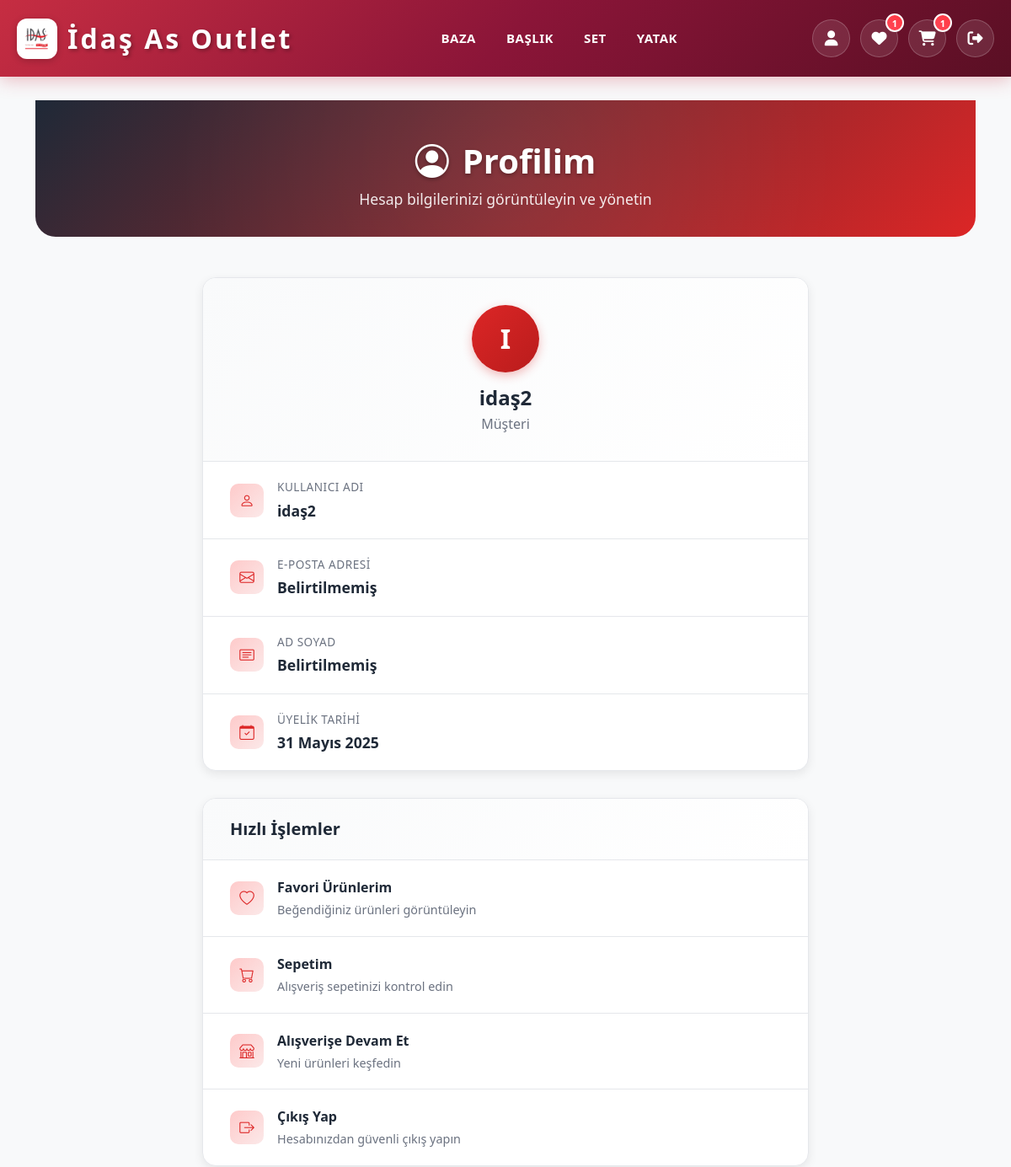
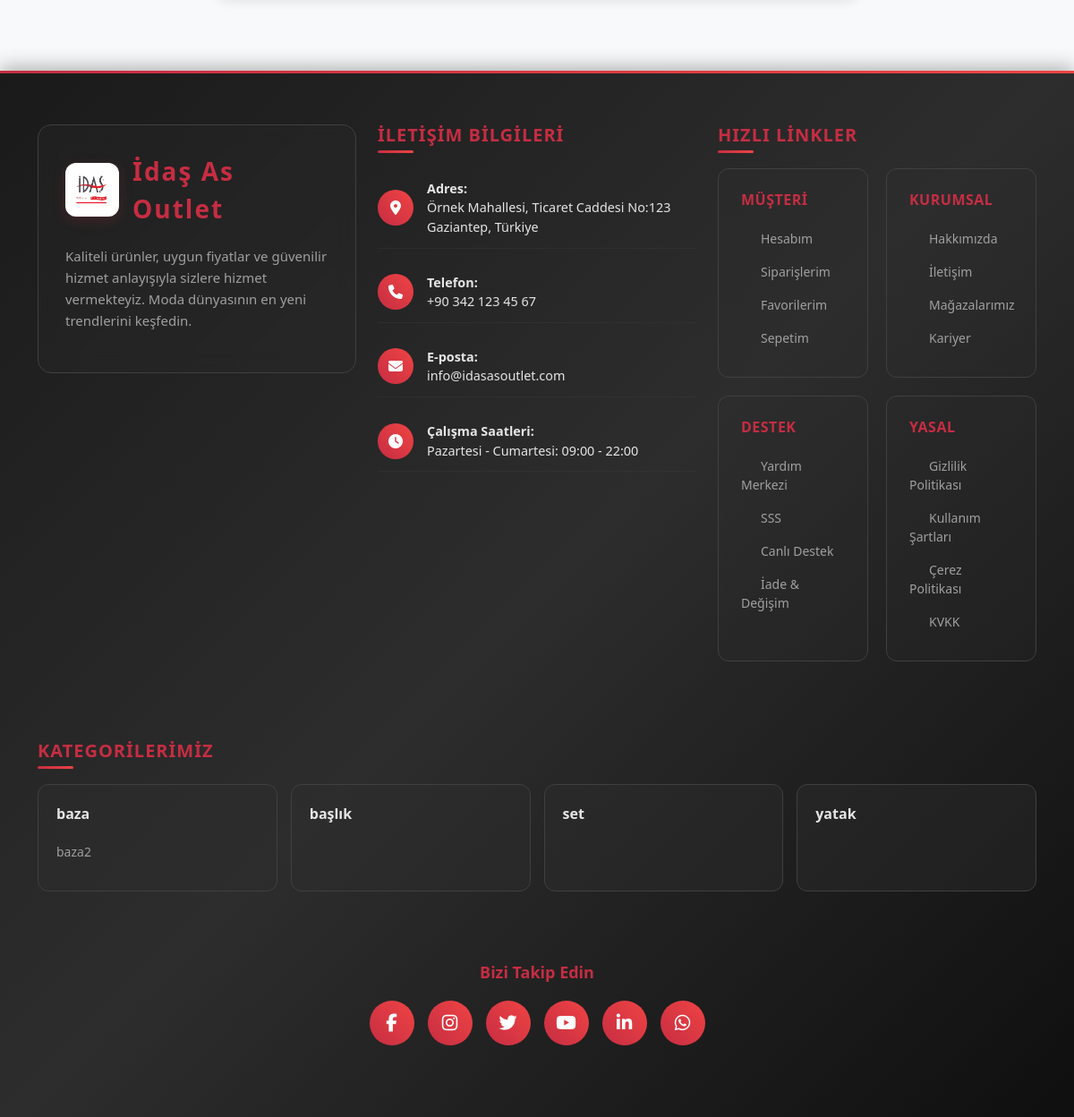
Screenshot of /users/profile/ (signed in) with the database file from the repository (2 pictures, top to bottom).
### catalog/models.py (models this page shows, shortened)
class Category(models.Model):
    name        = models.CharField(max_length=100, verbose_name="Kategori Adı")
    slug        = models.SlugField(max_length=120, unique=True, verbose_name="Slug")
    parent      = models.ForeignKey(
        'self',
        related_name='children',
        on_delete=models.CASCADE,
        null=True,
        blank=True
    )
    is_active   = models.BooleanField(default=True)
    class Meta:
        verbose_name = "Kategori"
        verbose_name_plural = "Kategoriler"
        ordering = ['name']
    def get_absolute_url(self):
        return reverse('category_detail', args=[self.slug])

### users/views.py (the view)
# urls.py: path('profile/', views.ProfileView.as_view(), name='profile'),
class ProfileView(LoginRequiredMixin, TemplateView):
    template_name = 'users/profile.html'
    login_url = reverse_lazy('login')

### users/templates/users/profile.html (shortened to what this page needs)
{% extends 'base.html' %}
{% block content %}
<div class="page-header">
    <div class="container">
        <h1 class="page-title">
            <i class="bi bi-person-circle me-3"></i>Profilim
        </h1>
        <p class="page-subtitle">Hesap bilgilerinizi görüntüleyin ve yönetin</p>
    </div>
</div>
<div class="container">
    <div class="row justify-content-center">
        <div class="col-lg-8">
            <div class="profile-card">
                <div class="profile-header">
                    <div class="profile-avatar">
                        {{ user.first_name|first|default:user.username|first|upper }}{{ user.last_name|first|upper|default:"" }}
                    </div>
                    <h2 class="profile-name">
                        {% if user.get_full_name %}
                            {{ user.get_full_name }}
                        {% else %}
                            {{ user.username }}
                        {% endif %}
                    </h2>
                    <p class="profile-role">Müşteri</p>
                </div>
                <div class="profile-info">
                    <div class="info-item">
                        <div class="info-icon">
                            <i class="bi bi-person"></i>
                        </div>
                        <div class="info-content">
                            <p class="info-label">Kullanıcı Adı</p>
                            <p class="info-value">{{ user.username }}</p>
                        </div>
                    </div>
                    <div class="info-item">
                        <div class="info-icon">
                            <i class="bi bi-envelope"></i>
                        </div>
                        <div class="info-content">
                            <p class="info-label">E-posta Adresi</p>
                            <p class="info-value">{{ user.email|default:"Belirtilmemiş" }}</p>
                        </div>
                    </div>
                    <div class="info-item">
                        <div class="info-icon">
                            <i class="bi bi-card-text"></i>
                        </div>
                        <div class="info-content">
                            <p class="info-label">Ad Soyad</p>
                            <p class="info-value">
                                {% if user.get_full_name %}
                                    {{ user.get_full_name }}
                                {% else %}
                                    Belirtilmemiş
                                {% endif %}
                            </p>
                        </div>
                    </div>
                    <div class="info-item">
                        <div class="info-icon">
                            <i class="bi bi-calendar-check"></i>
                        </div>
                        <div class="info-content">
                            <p class="info-label">Üyelik Tarihi</p>
                            <p class="info-value">{{ user.date_joined|date:"d F Y" }}</p>
                        </div>
                    </div>
                </div>
            </div>
            <div class="quick-actions">
                <div class="actions-header">
                    <h3 class="actions-title">Hızlı İşlemler</h3>
                </div>
                <ul class="actions-list">
                    <li class="action-item">
                        <a href="{% url 'favorite_list' %}" class="action-link">
                            <div class="action-icon">
                                <i class="bi bi-heart"></i>
                            </div>
                            <div class="action-content">
                                <p class="action-title">Favori Ürünlerim</p>
                                <p class="action-desc">Beğendiğiniz ürünleri görüntüleyin</p>
                            </div>
                        </a>
                    </li>
                    <li class="action-item">
                        <a href="" class="action-link">
                            <div class="action-icon">
                                <i class="bi bi-cart"></i>
                            </div>
                            <div class="action-content">
                                <p class="action-title">Sepetim</p>
                                <p class="action-desc">Alışveriş sepetinizi kontrol edin</p>
                            </div>
                        </a>
                    </li>
                    <li class="action-item">
                        <a href="{% url 'home' %}" class="action-link">
                            <div class="action-icon">
                                <i class="bi bi-shop"></i>
                            </div>
                            <div class="action-content">
                                <p class="action-title">Alışverişe Devam Et</p>
                                <p class="action-desc">Yeni ürünleri keşfedin</p>
                            </div>
                        </a>
                    </li>
                    <li class="action-item">
                        <a href="{% url 'logout' %}" class="action-link">
                            <div class="action-icon">
                                <i class="bi bi-box-arrow-right"></i>
                            </div>
                            <div class="action-content">
                                <p class="action-title">Çıkış Yap</p>
                                <p class="action-desc">Hesabınızdan güvenli çıkış yapın</p>
                            </div>
                        </a>
                    </li>
                </ul>
            </div>
        </div>
    </div>
</div>
{% endblock %}

### templates/navbar.html (shortened to what this page needs)
{% load static %}
<nav class="navbar navbar-expand-lg">
    <div class="nav-container">
      <a class="navbar-brand" href="{% url 'home' %}">
        <img src="{% static 'img/idas2.png' %}" alt="Logo" width="48" height="48">
        <span class="logo-text">İdaş As Outlet</span>
      </a>
      <ul class="nav-menu" id="nav-menu">
        {% for category in menu_categories %}
          {% if category.children.all %}
            <li class="nav-item">
              <a href="{% url 'category_detail' category.slug %}"
                 class="nav-link{% if request.path == category.get_absolute_url %} active{% endif %}">
                {{ category.name }}
              </a>
            </li>
          {% else %}
            <li class="nav-item">
              <a href="{% url 'category_detail' category.slug %}"
                 class="nav-link{% if request.path == category.get_absolute_url %} active{% endif %}">
                {{ category.name }}
              </a>
            </li>
          {% endif %}
        {% endfor %}
      </ul>
      <div class="nav-icons">
        {% if user.is_authenticated %}
          <a href="{% url 'profile' %}" class="icon-btn" title="Profil">
            <i class="fas fa-user"></i>
          </a>
          <a href="{% url 'favorite_list' %}" class="icon-btn position-relative" title="Favoriler">
            <i class="fas fa-heart"></i>
            {% if favorite_count > 0 %}
              <span class="badge">{{ favorite_count }}</span>
            {% endif %}
          </a>
          <a href="{% url 'view_cart' %}" class="icon-btn position-relative" title="Sepet">
            <i class="fas fa-shopping-cart"></i>
            {% if cart_count > 0 %}
              <span class="badge">{{ cart_count }}</span>
            {% endif %}
          </a>
          <form method="post" action="{% url 'logout' %}" class="d-inline">
            <button type="submit" class="btn-link icon-btn" title="Çıkış">
              <i class="fas fa-sign-out-alt"></i>
            </button>
          </form>
        {% endif %}
      </div>
    </div>
  </nav>

### templates/footer.html (shortened to what this page needs)
 {% load static %}
  <footer class="premium-footer">
    <div class="container">
      <div class="footer-main">
        <div class="row">
          <div class="col-lg-4 col-md-6">
            <div class="company-info">
              <div class="company-logo">
                <img src="{% static 'img/idas2.png' %}" alt="İdaş As Outlet Logo">
                <div class="company-name">İdaş As Outlet</div>
              </div>
              <p class="company-description">
                Kaliteli ürünler, uygun fiyatlar ve güvenilir hizmet anlayışıyla sizlere hizmet vermekteyiz.
                Moda dünyasının en yeni trendlerini keşfedin.
              </p>
            </div>
          </div>
          <div class="col-lg-4 col-md-6">
            <div class="footer-section">
              <h5 class="footer-title">İletişim Bilgileri</h5>
              <ul class="contact-list">
                <li class="contact-item">
                  <div class="contact-icon">
                    <i class="fas fa-map-marker-alt"></i>
                  </div>
                  <div>
                    <strong>Adres:</strong><br>
                    Örnek Mahallesi, Ticaret Caddesi No:123<br>
                    Gaziantep, Türkiye
                  </div>
                </li>
                <li class="contact-item">
                  <div class="contact-icon">
                    <i class="fas fa-phone"></i>
                  </div>
                  <div>
                    <strong>Telefon:</strong><br>
                    +90 342 123 45 67
                  </div>
                </li>
                <li class="contact-item">
                  <div class="contact-icon">
                    <i class="fas fa-envelope"></i>
                  </div>
                  <div>
                    <strong>E-posta:</strong><br>
                    info@idasasoutlet.com
                  </div>
                </li>
                <li class="contact-item">
                  <div class="contact-icon">
                    <i class="fas fa-clock"></i>
                  </div>
                  <div>
                    <strong>Çalışma Saatleri:</strong><br>
                    Pazartesi - Cumartesi: 09:00 - 22:00
                  </div>
                </li>
              </ul>
            </div>
          </div>
          <div class="col-lg-4 col-md-12">
            <div class="footer-section">
              <h5 class="footer-title">Hızlı Linkler</h5>
              <div class="footer-links">
                <div class="link-group">
                  <h6 class="link-group-title">Müşteri</h6>
                  <a href="#" class="footer-link">Hesabım</a>
                  <a href="#" class="footer-link">Siparişlerim</a>
                  <a href="#" class="footer-link">Favorilerim</a>
                  <a href="#" class="footer-link">Sepetim</a>
                </div>
                <div class="link-group">
                  <h6 class="link-group-title">Kurumsal</h6>
                  <a href="#" class="footer-link">Hakkımızda</a>
                  <a href="#" class="footer-link">İletişim</a>
                  <a href="#" class="footer-link">Mağazalarımız</a>
                  <a href="#" class="footer-link">Kariyer</a>
                </div>
                <div class="link-group">
                  <h6 class="link-group-title">Destek</h6>
                  <a href="#" class="footer-link">Yardım Merkezi</a>
                  <a href="#" class="footer-link">SSS</a>
                  <a href="#" class="footer-link">Canlı Destek</a>
                  <a href="#" class="footer-link">İade & Değişim</a>
                </div>
                <div class="link-group">
                  <h6 class="link-group-title">Yasal</h6>
                  <a href="#" class="footer-link">Gizlilik Politikası</a>
                  <a href="#" class="footer-link">Kullanım Şartları</a>
                  <a href="#" class="footer-link">Çerez Politikası</a>
                  <a href="#" class="footer-link">KVKK</a>
                </div>
              </div>
            </div>
          </div>
        </div>
        {% if menu_categories %}
        <div class="row mt-5">
          <div class="col-12">
            <div class="footer-section">
              <h5 class="footer-title">Kategorilerimiz</h5>
              <div class="categories-grid">
                {% for category in menu_categories %}
                  <div class="category-card">
                    <a href="{% url 'category_detail' category.slug %}" class="category-link">
                      {{ category.name }}
                    </a>
                    {% if category.children.all %}
                      <ul class="subcategory-list">
                        {% for child in category.children.all|slice:":4" %}
                          {% if child.is_active %}
                            <li class="subcategory-item">
                              <a href="{% url 'category_detail' child.slug %}" class="subcategory-link">
                                {{ child.name }}
                              </a>
                            </li>
                          {% endif %}
                        {% endfor %}
                      </ul>
                    {% endif %}
                  </div>
                {% endfor %}
              </div>
            </div>
          </div>
        </div>
        {% endif %}
        <div class="social-media">
          <h5 class="social-title">Bizi Takip Edin</h5>
          <div class="social-icons">
            <a href="#" class="social-icon" title="Facebook" aria-label="Facebook">
              <i class="fab fa-facebook-f"></i>
            </a>
            <a href="#" class="social-icon" title="Instagram" aria-label="Instagram">
              <i class="fab fa-instagram"></i>
            </a>
            <a href="#" class="social-icon" title="Twitter" aria-label="Twitter">
              <i class="fab fa-twitter"></i>
            </a>
            <a href="#" class="social-icon" title="YouTube" aria-label="YouTube">
              <i class="fab fa-youtube"></i>
            </a>
            <a href="#" class="social-icon" title="LinkedIn" aria-label="LinkedIn">
              <i class="fab fa-linkedin-in"></i>
            </a>
            <a href="#" class="social-icon" title="WhatsApp" aria-label="WhatsApp">
              <i class="fab fa-whatsapp"></i>
            </a>
          </div>
        </div>
      </div>
    </div>
  </footer>

### rows the page displays
Category: name "BAZA", name "baza"
Category: name "BAŞLIK", name "başlık"
Category: name "SET", name "set"
Category: name "YATAK", name "yatak"
Category: name "baza2"

### other values shown
{{ favorite_count }} "1"
{{ cart_count }} "1"
{{ user.first_name|first|default:user.username|first|upper }} "I"
{{ user.username }} "idaş2"
{{ user.email|default:"Belirtilmemiş" }} "Belirtilmemiş"
{{ user.date_joined|date:"d F Y" }} "31 Mayıs 2025"
